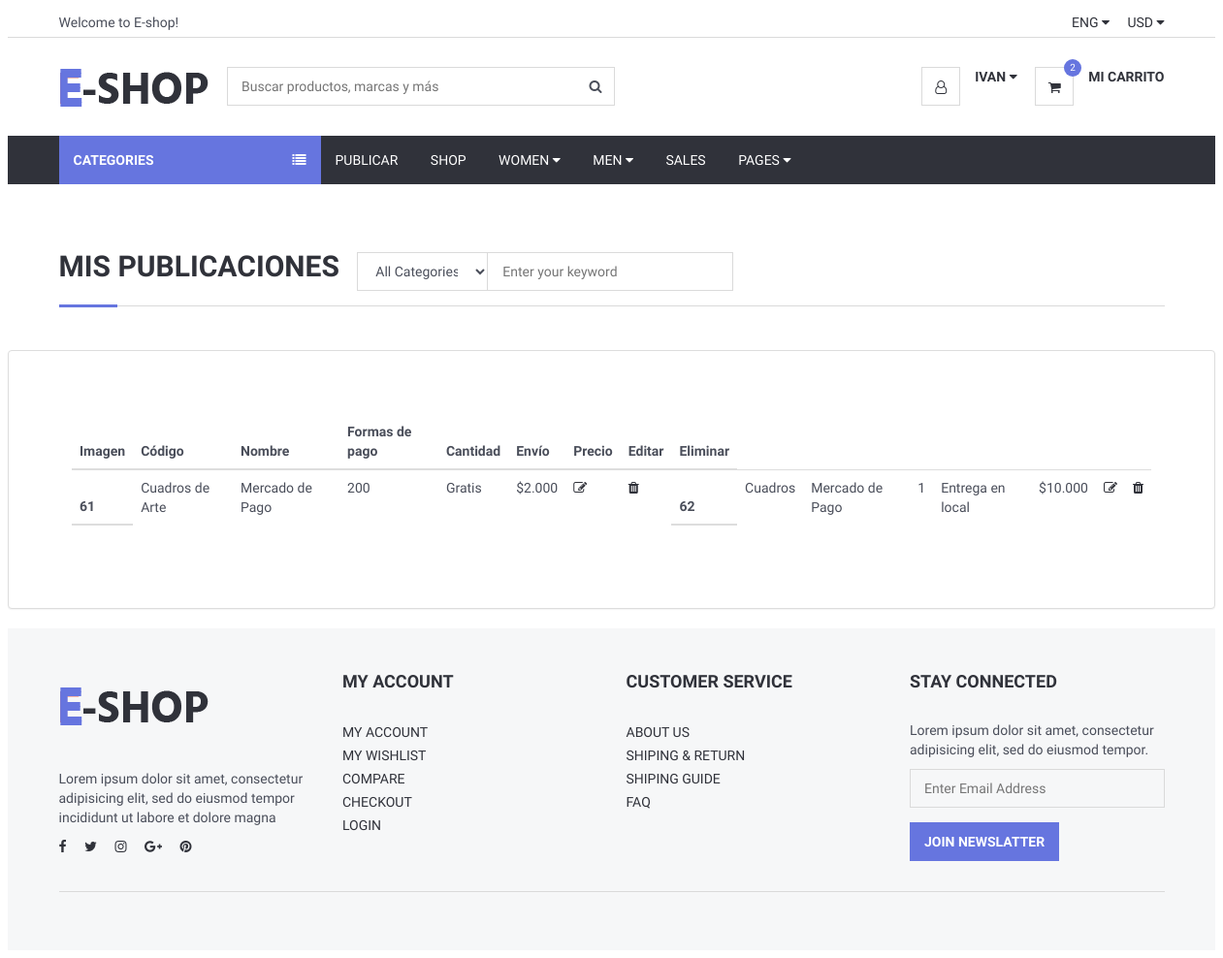
The app's page /Views/listarPublicaciones.php (signed in), older data.
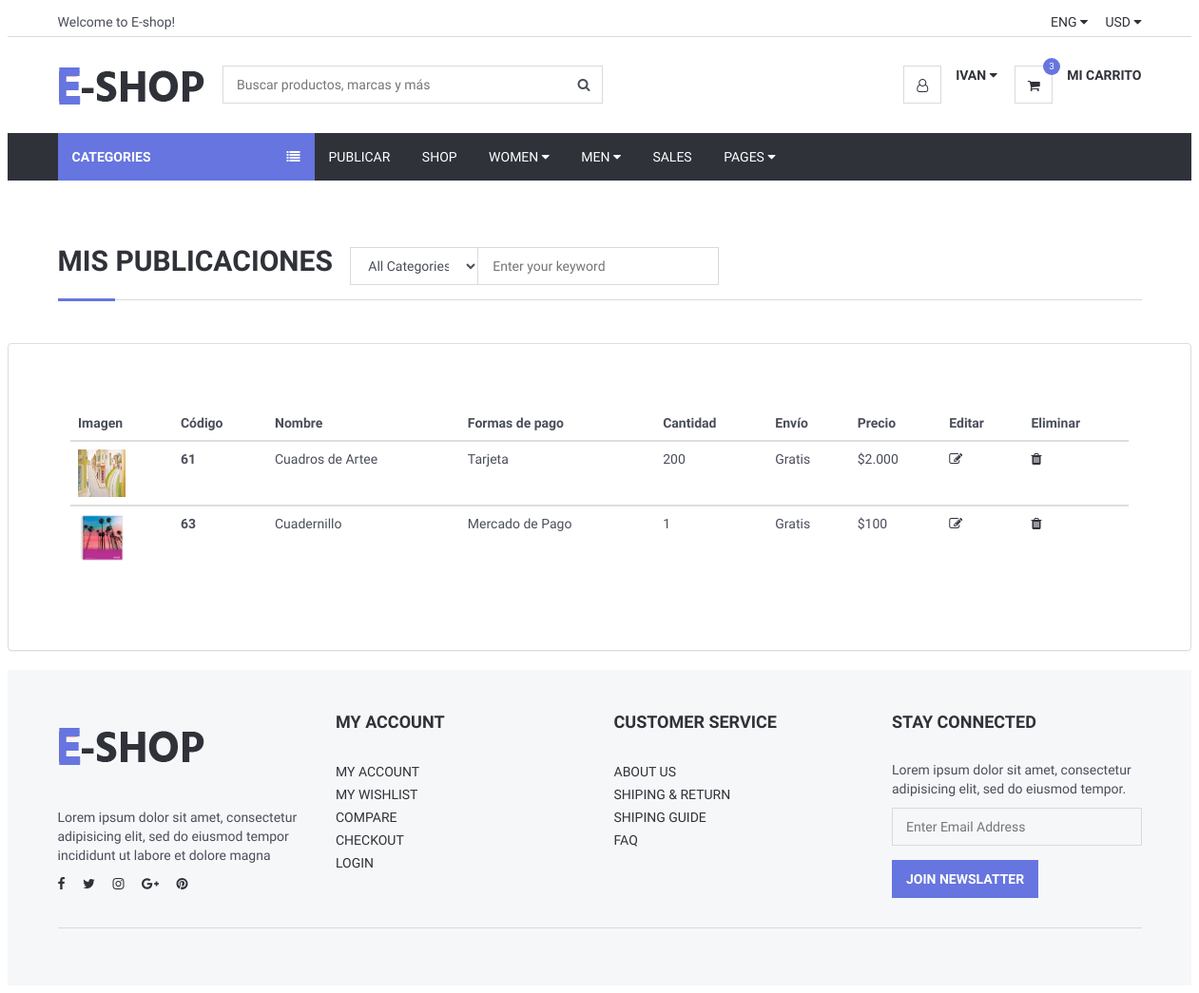
The same page, newer data.
### tables this page shows
CREATE TABLE `producto` (
  `id` int(11) NOT NULL,
  `nombre` varchar(200) NOT NULL,
  `estado` varchar(60) NOT NULL,
  `precio` double NOT NULL,
  `formasdepago` varchar(100) NOT NULL,
  `envio` varchar(100) NOT NULL,
  `marca` varchar(70) NOT NULL,
  `stock` int(11) NOT NULL,
  `genero` varchar(60) NOT NULL,
  `categoria` varchar(110) NOT NULL,
  `palabrasClaves` varchar(110) NOT NULL,
  `descripcion` varchar(600) NOT NULL,
  `visitas` int(11) NOT NULL,
  `idUsuario` int(11) NOT NULL,
  `latitud` varchar(120) NOT NULL,
  `longitud` varchar(120) NOT NULL
);

CREATE TABLE `imgprincipal` (
  `id` int(11) NOT NULL,
  `idProducto` int(11) NOT NULL,
  `nombre` varchar(100) NOT NULL
);

### Views/conexionBD/conexion.php (called while the page is built, shortened)
<?php
class Conexion{
	 private $msq="";
	public function __construct()
	 {
		 $archivoConfig = "config.ini";
		 $confi = parse_ini_file($archivoConfig, true);
		 $this->host = $confi["bd"]["host"];
		 $this->usuario = $confi["bd"]["usuario"];
		 $this->clave=$confi["bd"]["clave"];
		 $this->bd = $confi["bd"]["bd"];
		$this->msq = new mysqli($this->host, $this->usuario, $this->clave, $this->bd);
	 }
	 public function realizarConsulta($consulta){
 if(!$resultado = $this->msq->query($consulta) )
 {
	 echo "Ha ocurrido un error al ejecutar la consulta   ";
 }else{
	 return $resultado;
	   }
 }
}
?>

### Views/listarPublicaciones.php (the view, shortened to what this page needs)
<?php
		require_once("conexionBD/conexion.php");
		$conexion = new Conexion;
 		$consulta="SELECT * FROM producto WHERE idUsuario='$id'";
		$resultado = $conexion->realizarConsulta($consulta);
include_once("header.php");
?>
	<div class="section">
		<div class="container">
			<div class="row">
			<div class="col-md-12">
					<div class="section-title">
						<h2 class="title">Mis publicaciones &nbsp</h2>
						<div class="header-search">
                    <form>
                        <input class="input search-input" type="text" placeholder="Enter your keyword">
                        <select class="input search-categories">
                            <option value="0">All Categories</option>
                        </select>
                    </form>
                </div>
					</div>
				</div>
			</div>
		</div>
	</div>
        <div class="panel panel-default" style="padding: 50px">
            <div class="panel-body" >
                <table  class="table" >
                    <thead>
                    <tr>
                        <th scope="col">Imagen</th>
                        <th scope="col">Código</th>
                        <th scope="col">Nombre</th>
                        <th scope="col">Formas de pago</th>
                        <th scope="col">Cantidad</th>
                        <th scope="col">Envío</th>
                        <th scope="col">Precio</th>
						<th scope="col">Editar</th>
                        <th scope="col">Eliminar</th>
                    </tr>
                    <?php
                    while($f=mysqli_fetch_array($resultado)){
						$consulta2="SELECT * FROM imgprincipal WHERE idProducto= '".$f['id']."'";
						$resultado2 = $conexion->realizarConsulta($consulta2);
                    ?>
					 <?php
					while($g=mysqli_fetch_array($resultado2)){
					 ?>
                    </thead>
                    <tbody>
                    <tr>
                        <td > <div style="height:100%;width:100%;"><img style="height:50px;width:50px;"  src="imgPublicadas/<?php echo $g["nombre"];?>" alt=""> </div></td>
						<?php
					}
					 ?>
						<th scope="row"><?php echo $f['id'];?> </th>
                        <td><?php echo $f['nombre'];?></td>
                        <td><?php echo $f['formasdepago'];?></td>
                        <td><?php echo $f['stock'];?></td>
                        <td><?php echo $f['envio'];?></td>
                        <td><?php echo "$".number_format($f['precio'],0,'.','.');?> </td>
						<td><a href="modificarProducto.php?cod=<?php echo $f['id'];?>"><i class="fa fa-edit"></i></a> </td>
						<td><a href="listarPublicaciones.php"><i class="fa fa-trash"></i></a></td>
					<?php
                    }
                    ?>
					 </tbody>
                    </tr>
                </table>
            </div>
        </div>
<?php require_once("footer.php")?>

### Views/header.php (shortened to what this page needs)
<!DOCTYPE html>
<html lang="en">
<head>
    <link type="text/css" rel="stylesheet" href="css/bootstrap.min.css" />
    <link type="text/css" rel="stylesheet" href="css/slick.css" />
    <link type="text/css" rel="stylesheet" href="css/slick-theme.css" />
    <link type="text/css" rel="stylesheet" href="css/nouislider.min.css" />
    <link rel="stylesheet" href="css/font-awesome.min.css">
    <link type="text/css" rel="stylesheet" href="css/style.css" />
</head>
<body>
<header>
    <div id="top-header">
        <div class="container">
            <div class="pull-left">
                <span>Welcome to E-shop!</span>
            </div>
            <div class="pull-right">
                <ul class="header-top-links">
                    <li class="dropdown default-dropdown">
                        <a class="dropdown-toggle" data-toggle="dropdown" aria-expanded="true">ENG <i class="fa fa-caret-down"></i></a>
                    </li>
                    <li class="dropdown default-dropdown">
                        <a class="dropdown-toggle" data-toggle="dropdown" aria-expanded="true">USD <i class="fa fa-caret-down"></i></a>
                    </li>
                </ul>
            </div>
        </div>
    </div>
    <div id="header">
        <div class="container">
            <div class="pull-left">
                <div class="header-logo">
                    <a class="logo" href="Index.php">
                        <img src="img/logo.png" alt="">
                    </a>
                </div>
                <div class="header-search">
                    <form method="get" action="ProductoBuscado.php">
                        <input class="input" style="margin:0 auto; display:block;width:400px;" name="buscar" type="search" placeholder="Buscar productos, marcas y más" required />
                        <button class="search-btn" name="enviar" type="submit"><i class="fa fa-search"></i></button>
                    </form>
                </div>
            </div>
            <div class="pull-right">
                <ul class="header-btns">
                    <?php
                    if(isset($_SESSION['username'])) { ?>
                    <li class="header-account dropdown default-dropdown">
                        <div class="dropdown-toggle" role="button" data-toggle="dropdown" aria-expanded="true">
                            <div class="header-btns-icon">
                                <i class="fa fa-user-o"></i>
                            </div>
                            <strong class="text-uppercase"><?php $nombre = $_SESSION['nombre']; echo $nombre;?> <i class="fa fa-caret-down"></i></strong>
                        </div>
                    </li>
                    <?php } ?>
<?php
	require_once("conexionBD/conexion.php");
		$conexion = new Conexion;
	$id_Usuario = $_SESSION['id'];
				$buscoCant="SELECT count(idProducto)
				FROM productocarrito
				WHERE idUsuario = '".$id_Usuario."'";
				$cantidad= $conexion->realizarConsulta($buscoCant);
				$count = mysqli_fetch_array($cantidad);
?>
                    <li class="header-cart dropdown default-dropdown" href="CarritoDetalles.php">
						<a class="dropdown-toggle" data-toggle="dropdown" aria-expanded="true" href="CarritoDetalles.php">
						   <div class="header-btns-icon" href="CarritoDetalles.php">
							  <i class="fa fa-shopping-cart" href="CarritoDetalles.php"></i>
							  <a class="qty" href="CarritoDetalles.php"><?php echo "$count[0]";?></a>
							</div>
							<a class="text-uppercase" href="CarritoDetalles.php"><b>Mi Carrito</b></a>
							<br>
							</a>
				   </li>
                </ul>
            </div>
        </div>
    </div>
</header>
<div id="navigation">
    <div class="container">
        <div id="responsive-nav">
            <div class="category-nav show-on-click">
                <span class="category-header">Categories <i class="fa fa-list"></i></span>
            </div>
            <div class="menu-nav">
                <ul class="menu-list">
                    <li><a <?php if(!(isset($_SESSION['username'])))
					{
						echo "style=display:none";
						}else{
							echo "style=display:block";
							} ?> href="SubirProducto.php">
                            Publicar</a></li>
                    <li><a href="productosCliente.php">Shop</a></li>
                    <li class="dropdown mega-dropdown"><a class="dropdown-toggle" data-toggle="dropdown" aria-expanded="true">Women <i class="fa fa-caret-down"></i></a>
                    </li>
                    <li class="dropdown mega-dropdown full-width"><a class="dropdown-toggle" data-toggle="dropdown" aria-expanded="true">Men <i class="fa fa-caret-down"></i></a>
                    </li>
                    <li><a href="#">Sales</a></li>
                    <li class="dropdown default-dropdown"><a class="dropdown-toggle" data-toggle="dropdown" aria-expanded="true">Pages <i class="fa fa-caret-down"></i></a>
                    </li>
                </ul>
            </div>
        </div>
    </div>
</div>

### Views/footer.php (shortened to what this page needs)
<footer id="footer" class="section section-grey">
    <div class="container">
        <div class="row">
            <div class="col-md-3 col-sm-6 col-xs-6">
                <div class="footer">
                    <div class="footer-logo">
                        <a class="logo" href="#">
                            <img src="img/logo.png" alt="">
                        </a>
                    </div>
                    <p>Lorem ipsum dolor sit amet, consectetur adipisicing elit, sed do eiusmod tempor incididunt ut labore et dolore magna</p>
                    <ul class="footer-social">
                        <li><a href="#"><i class="fa fa-facebook"></i></a></li>
                        <li><a href="#"><i class="fa fa-twitter"></i></a></li>
                        <li><a href="#"><i class="fa fa-instagram"></i></a></li>
                        <li><a href="#"><i class="fa fa-google-plus"></i></a></li>
                        <li><a href="#"><i class="fa fa-pinterest"></i></a></li>
                    </ul>
                </div>
            </div>
            <div class="col-md-3 col-sm-6 col-xs-6">
                <div class="footer">
                    <h3 class="footer-header">My Account</h3>
                    <ul class="list-links">
                        <li><a href="#">My Account</a></li>
                        <li><a href="#">My Wishlist</a></li>
                        <li><a href="#">Compare</a></li>
                        <li><a href="#">Checkout</a></li>
                        <li><a href="#">Login</a></li>
                    </ul>
                </div>
            </div>
            <div class="col-md-3 col-sm-6 col-xs-6">
                <div class="footer">
                    <h3 class="footer-header">Customer Service</h3>
                    <ul class="list-links">
                        <li><a href="#">About Us</a></li>
                        <li><a href="#">Shiping & Return</a></li>
                        <li><a href="#">Shiping Guide</a></li>
                        <li><a href="#">FAQ</a></li>
                    </ul>
                </div>
            </div>
            <div class="col-md-3 col-sm-6 col-xs-6">
                <div class="footer">
                    <h3 class="footer-header">Stay Connected</h3>
                    <p>Lorem ipsum dolor sit amet, consectetur adipisicing elit, sed do eiusmod tempor.</p>
                    <form>
                        <div class="form-group">
                            <input class="input" placeholder="Enter Email Address">
                        </div>
                        <button class="primary-btn">Join Newslatter</button>
                    </form>
                </div>
            </div>
        </div>
        <hr>
        <div class="row">
            <div class="col-md-8 col-md-offset-2 text-center">
            </div>
        </div>
    </div>
</footer>
</body>
</html>

### Views/css/style.css (style rules this page uses)
body { font-family: 'Hind', sans-serif; color: #4A4E5A; overflow-x: hidden; }
h1, h2, h3, h4, h5, h6 { color: #30323A; margin: 0 0 10px; font-weight: 700; }
a { color: #30323A; -webkit-transition: 0.3s color; transition: 0.3s color; }
strong { color: #30323A; }
ul, ol { margin: 0; padding: 0; list-style: none }
hr { margin-top: 15px; margin-bottom: 15px; border-color: #DADADA; }
.main-btn, .primary-btn { display: inline-block; padding: 10px 15px; text-transform: uppercase; font-weight: 700; border: none; -webkit-transition: 0.3s all; transition: 0.3s all; }
.primary-btn { color: #FFF; background-color: #6675df; }
.input { width: 100%; height: 40px; padding: 0px 15px; border: none; background-color: transparent; -webkit-box-shadow: 0px 0px 0px 1px #DADADA inset, 0px 0px 0px 5px transparent; box-shadow: 0px 0px 0px 1px #DADADA inset, 0px 0px 0px 5px transparent; -webkit-transition: 0.3s all; transition: 0.3s all; }
.section { padding-top: 30px; padding-bottom: 30px; }
.section-grey { background: #F6F7F8; }
.section-title { position: relative; margin-bottom: 15px; margin-top: 15px; border-bottom: 1px solid #DADADA; }
.section-title .title { display: inline-block; text-transform: uppercase; }
.section-title:after { content: ""; position: absolute; left: 0; bottom: -1.5px; height: 3px; width: 60px; background-color: #6675df; }
#header { padding-top: 15px; padding-bottom: 15px; }
#top-header { padding-top: 5px; padding-bottom: 5px; border-bottom: 1px solid #DADADA; }
.header-top-links>li { display: inline-block; }
.header-top-links>li+li { margin-left: 15px; }
.header-top-links>li>a { cursor: pointer; text-transform: uppercase; }
.header-logo { display: inline-block; margin-right: 15px; }
.header-logo .logo>img { width: 100%; max-height: 70px; }
.header-search { display: inline-block; padding: 15px 0px; max-width: 400px; }
.header-search>form { position: relative; }
.header-search>form .search-input { padding-left: 150px; padding-right: 45px; }
.header-search>form .search-categories { position: absolute; left: 0px; top: 0px; width: 135px; }
.header-search>form .search-btn { position: absolute; top: 0px; right: 0px; width: 40px; height: 40px; background-color: transparent; border: none; }
.header-btns>li { display: inline-block; vertical-align: top; padding: 15px 0px; }
.header-btns>li+li { margin-left: 15px; }
.header-btns>li .header-btns-icon { position: relative; float: left; margin-right: 15px; width: 40px; height: 40px; line-height: 40px; text-align: center; color: #30323A; background-color: #FFF; border: 1px solid #DADADA; }
.header-btns .dropdown-toggle { display: block; cursor: pointer; }
.header-cart .header-btns-icon .qty { position: absolute; right: -9px; top: -9px; width: 18px; height: 18px; line-height: 18px; text-align: center; font-size: 10px; background: #6675df; color: #FFF; border-radius: 50%; }
#navigation { background-color: #30323A; }
#navigation .container { position: relative; }
.category-nav { float: left; width: 270px; }
.category-nav .category-header { padding: 15px; display: block; text-transform: uppercase; background: #6675df; color: #FFF; font-weight: 700; }
.category-nav .category-header>i { float: right; line-height: 20px; }
.menu-nav .menu-list>li { display: inline-block; }
.menu-nav .menu-list>li>a { display: block; padding: 15px; color: #FFF; text-transform: uppercase; }
.dropdown.mega-dropdown.full-width { position: static !important; }
.footer { margin: 15px 0px; }
.footer .footer-header { font-size: 18px; text-transform: uppercase; margin-bottom: 30px; }
.footer-logo { margin-bottom: 30px; }
.footer-logo .logo { display: inline-block; }
.footer-logo .logo>img { width: 100%; max-height: 70px; }
.footer-social>li { display: inline-block; margin-right: 15px; margin-bottom: 6px; }
.footer-social>li:last-child { margin-right: 0px; }

Row changes from the older to the newer data that the page shows:
removed producto: id "62", nombre "Cuadros", formasdepago "Mercado de Pago", stock "1", envio "Entrega en local", precio "10.000"
changed producto id 61: nombre "Cuadros de Arte" → "Cuadros de Artee"; formasdepago "Mercado de Pago" → "Tarjeta"
added imgprincipal: nombre (picture), shown under producto id 61
added producto: id "63", nombre "Cuadernillo", formasdepago "Mercado de Pago", stock "1", envio "Gratis", precio "100"
added imgprincipal: nombre (picture), shown under "63"
Text that changed along with them:
$count[0]: "2" → "3"
